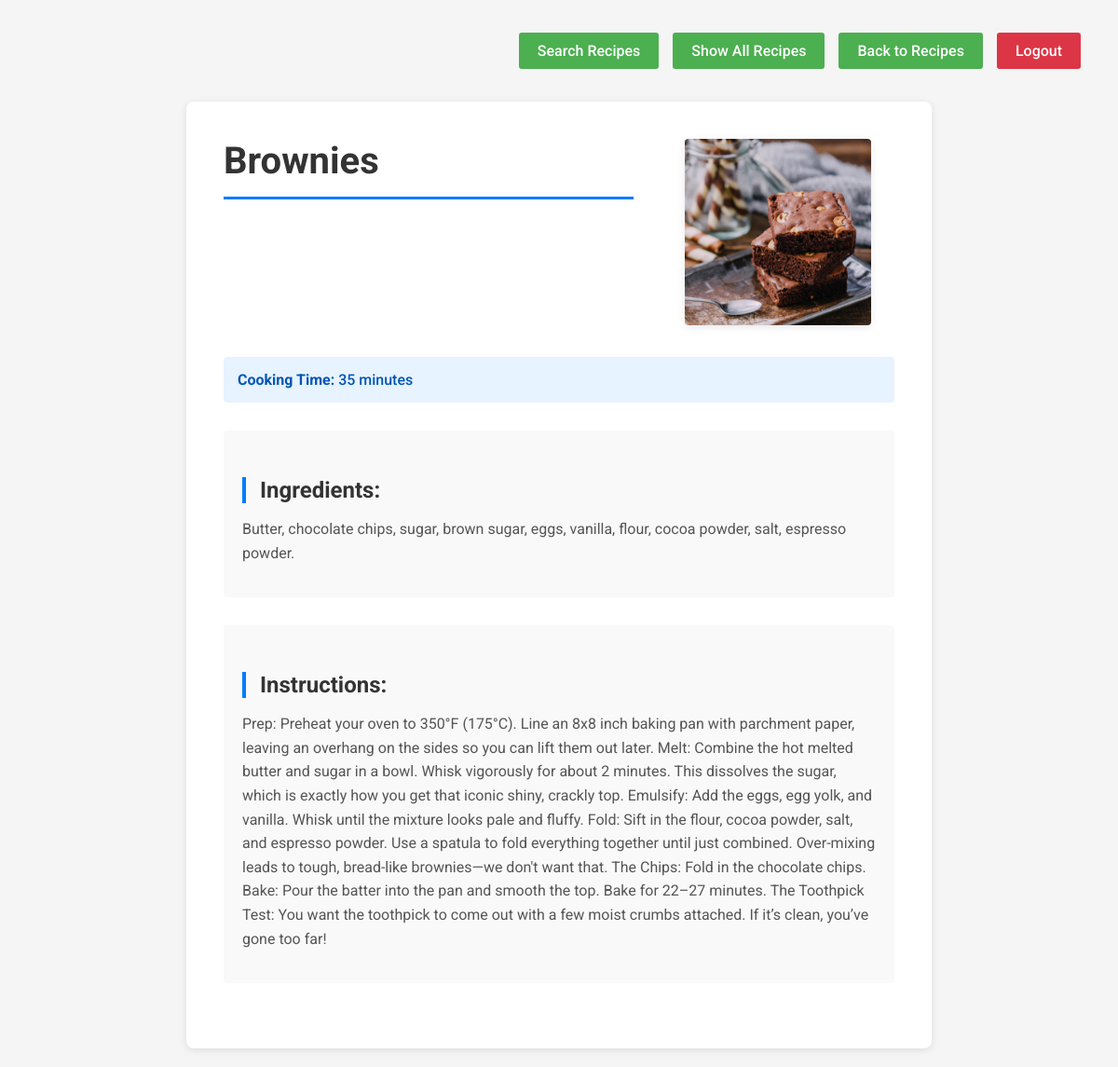
Page /recipe/5/ (signed in) on the committed database.
### recipes/models.py (models this page shows, shortened)
class Recipe(models.Model):
    name = models.CharField(max_length=120)
    ingredients = models.TextField(blank=True, null=True)
    instructions = models.TextField(blank=True, null=True)
    cooking_time = models.IntegerField()
    pic = models.ImageField(upload_to='recipes', default='no_picture.jpg')

### recipes/views.py (the view)
# urls.py: path('recipe/<int:pk>/', RecipeDetailView.as_view(), name='recipe-detail'),
class RecipeDetailView(LoginRequiredMixin, DetailView):
    model = Recipe
    template_name = 'recipes/recipe_detail.html'

### recipes/templates/recipes/recipe_detail.html (shortened to what this page needs)
<!DOCTYPE html>
{% load static %}
<html>
<head>
</head>
<body>
    <div class="nav-bar">
        <a href="{% url 'recipes:recipe-search' %}">Search Recipes</a>
        <a href="{% url 'recipes:recipe-search' %}?show_all=true">Show All Recipes</a>
        <a href="{% url 'recipes:list' %}">Back to Recipes</a>
        <a href="{% url 'logout' %}" class="logout-btn">Logout</a>
    </div>
    <div class="container">
        <div class="recipe-header">
            <div class="recipe-title">
                <h1>{{ recipe.name }}</h1>
            </div>
            {% if recipe.pic %}
            <div class="recipe-image-side">
                <img src="{{ recipe.pic.url }}" alt="{{ recipe.name }}" style="width: 200px;">
            </div>
            {% endif %}
        </div>
        <div class="cooking-time">
            <strong>Cooking Time:</strong> {{ recipe.cooking_time }} minutes
        </div>
        <div class="section">
            <h2>Ingredients:</h2>
            <p>{{ recipe.ingredients }}</p>
        </div>
        <div class="section">
            <h2>Instructions:</h2>
            <p>{{ recipe.instructions }}</p>
        </div>
    </div>
</body>
</html>

### recipes/templates/recipes/recipe_detail.html (style rules this page uses)
* { margin: 0; padding: 0; box-sizing: border-box; }
body { font-family: 'Roboto', sans-serif; background-color: #f5f5f5; padding: 20px; }
.container { max-width: 800px; margin: 0 auto; background-color: white; padding: 40px; border-radius: 8px; box-shadow: 0 2px 8px rgba(0, 0, 0, 0.1); }
h1 { color: #333; margin-bottom: 20px; border-bottom: 3px solid #007bff; padding-bottom: 15px; font-size: 2.5em; }
h2 { color: #333; margin-top: 30px; margin-bottom: 15px; border-left: 4px solid #007bff; padding-left: 15px; }
.recipe-header { display: flex; gap: 30px; margin-bottom: 30px; align-items: flex-start; }
.recipe-title { flex: 1; }
.recipe-title h1 { margin-bottom: 0; }
.recipe-image-side { flex: 0 0 250px; text-align: center; }
.recipe-image-side img { max-width: 100%; height: auto; border-radius: 4px; box-shadow: 0 2px 8px rgba(0, 0, 0, 0.1); }
.cooking-time { background-color: #e7f3ff; padding: 15px; border-radius: 4px; margin-bottom: 30px; color: #0056b3; font-weight: 500; }
.section { margin-bottom: 30px; padding: 20px; background-color: #f9f9f9; border-radius: 4px; }
p { line-height: 1.6; color: #555; margin-bottom: 15px; }
.nav-bar { display: flex; justify-content: flex-end; gap: 15px; padding: 15px 20px; background-color: #f5f5f5; margin-bottom: 20px; border-radius: 4px; }
.nav-bar a { display: inline-block; padding: 10px 20px; background-color: #4CAF50; color: white; text-decoration: none; border-radius: 3px; font-weight: 500; font-size: 1em; transition: background-color 0.3s; }
.nav-bar a.logout-btn { background-color: #dc3545; }

### rows in the picture
Recipe: name "Brownies", pic (picture), cooking_time "35", ingredients "Butter, chocolate chips, sugar, brown sugar, eggs, vanilla, flour, cocoa powder, salt, espresso powder.", instructions "Prep: Preheat your oven to 350°F (175°C). Line an 8x8 inch baking pan with parchment paper, leaving an overhang on the sides so you can lift them out later. Melt: Combine the hot melted butter and sugar in a bowl. Whisk vigorously for about 2 minutes. This dissolves the sugar, which is exactly how you get that iconic shiny, crackly top. Emulsify: Add the eggs, egg yolk, and vanilla. Whisk until the mixture looks pale and fluffy. Fold: Sift in the flour, cocoa powder, salt, and espresso powder. Use a spatula to fold everything together until just combined. Over-mixing leads to tough, bread-like brownies—we don't want that. The Chips: Fold in the chocolate chips. Bake: Pour the batter into…"
